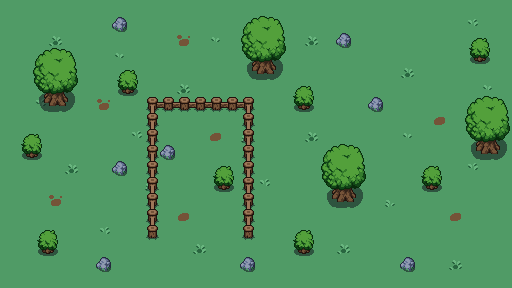

Tiled map render using the project's own tile images. Description and the map definition, with tile-layer contents summarised, below:
An orthogonal 32x18 tile map with 16x16 px tiles, 3 tile layers (ground, background1, foreground1).

<map version="1.10" tiledversion="1.10.1" orientation="orthogonal" renderorder="right-down" width="32" height="18" tilewidth="16" tileheight="16" infinite="0" nextlayerid="4" nextobjectid="1">
 <tileset firstgid="1" source="map.tsx" />
 <layer id="1" name="ground" width="32" height="18">
  <data>[576 cells, 576 non-empty, 5 distinct tile ids]</data>
 </layer>
 <layer id="2" name="background1" width="32" height="18">
  <data>[576 cells, 58 non-empty, 12 distinct tile ids]</data>
 </layer>
 <layer id="3" name="foreground1" width="32" height="18">
  <data>[576 cells, 60 non-empty, 12 distinct tile ids]</data>
 </layer>
</map>